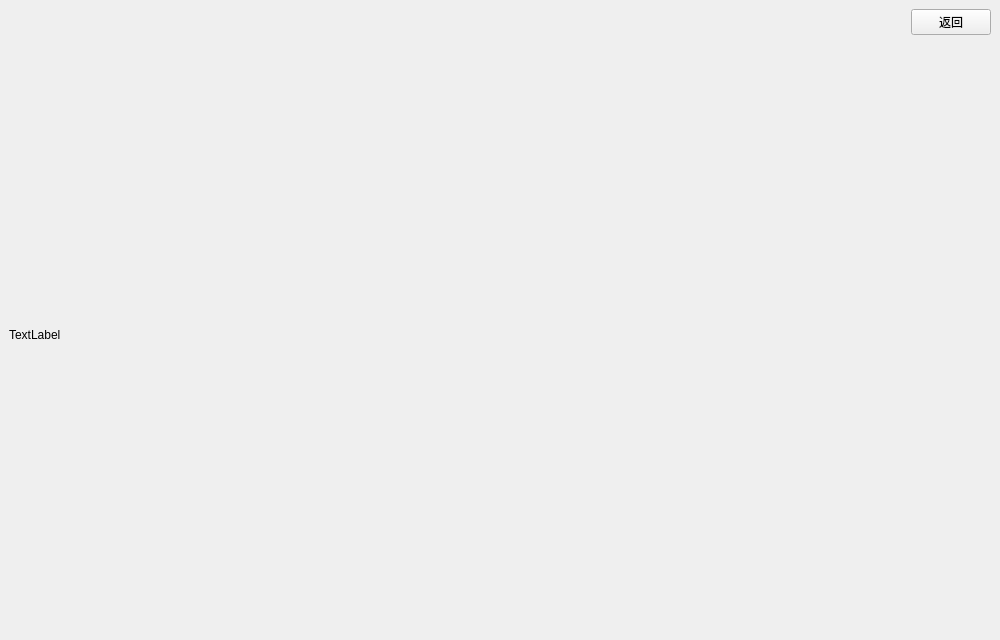
<?xml version="1.0" encoding="UTF-8"?>
<ui version="4.0">
 <class>ResistancePage</class>
 <widget class="QWidget" name="ResistancePage">
  <property name="geometry">
   <rect>
    <x>0</x>
    <y>0</y>
    <width>1000</width>
    <height>640</height>
   </rect>
  </property>
  <property name="windowTitle">
   <string>Form</string>
  </property>
  <layout class="QVBoxLayout" name="verticalLayout">
   <property name="leftMargin">
    <number>9</number>
   </property>
   <property name="topMargin">
    <number>9</number>
   </property>
   <property name="rightMargin">
    <number>9</number>
   </property>
   <item>
    <layout class="QHBoxLayout" name="horizontalLayout">
     <item>
      <spacer name="horizontalSpacer">
       <property name="orientation">
        <enum>Qt::Horizontal</enum>
       </property>
       <property name="sizeHint" stdset="0">
        <size>
         <width>40</width>
         <height>20</height>
        </size>
       </property>
      </spacer>
     </item>
     <item>
      <widget class="QPushButton" name="return_btn">
       <property name="text">
        <string>返回</string>
       </property>
      </widget>
     </item>
    </layout>
   </item>
   <item>
    <widget class="QWidget" name="rchart_container" native="true">
     <property name="sizePolicy">
      <sizepolicy hsizetype="Preferred" vsizetype="Expanding">
       <horstretch>0</horstretch>
       <verstretch>0</verstretch>
      </sizepolicy>
     </property>
     <layout class="QHBoxLayout" name="horizontalLayout_2">
      <property name="leftMargin">
       <number>0</number>
      </property>
      <property name="topMargin">
       <number>0</number>
      </property>
      <property name="rightMargin">
       <number>0</number>
      </property>
      <property name="bottomMargin">
       <number>0</number>
      </property>
      <item>
       <widget class="QLabel" name="rchart_lbl">
        <property name="sizePolicy">
         <sizepolicy hsizetype="Ignored" vsizetype="Ignored">
          <horstretch>0</horstretch>
          <verstretch>0</verstretch>
         </sizepolicy>
        </property>
        <property name="text">
         <string>TextLabel</string>
        </property>
        <property name="scaledContents">
         <bool>true</bool>
        </property>
       </widget>
      </item>
     </layout>
    </widget>
   </item>
  </layout>
 </widget>
 <resources/>
 <connections/>
</ui>
